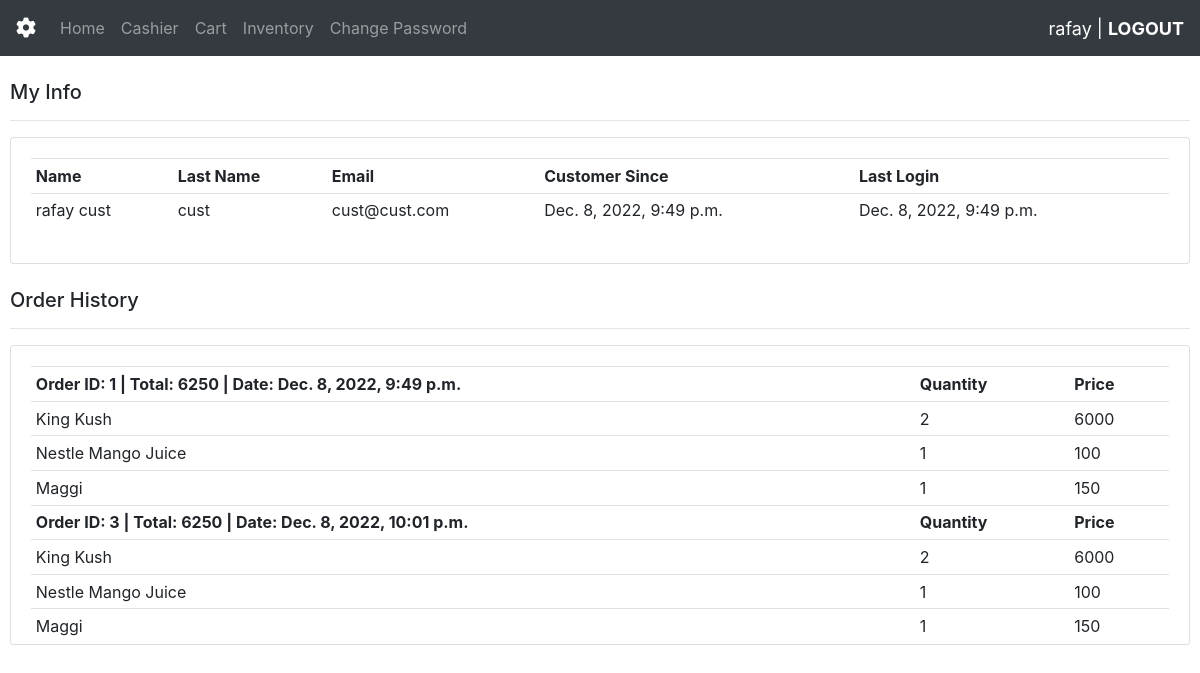
The app's page /customer/3 (signed in) with its own data.
### inventory/models.py (models this page shows, shortened)
class Order(models.Model):
    choices = (
        ('Card', 'Card'),
        ('Cash', 'Cash'),
    )
    customer = models.ForeignKey(Customer, null=True, on_delete=models.SET_NULL)
    date_created = models.DateTimeField(auto_now_add=True, null=True)
    payment_method = models.CharField(max_length=100, choices=choices, null=True, default='Cash')
    complete = models.BooleanField(default=False)
    refund_status = models.BooleanField(default=False)
    @property
    def get_cart_total(self):
        orderitems = self.orderitem_set.all()
        total = sum([item.get_total for item in orderitems])
        return total

class orderItem(models.Model):
    stock = models.ForeignKey(stock, null=True, on_delete=models.SET_NULL)
    orderid = models.ForeignKey(Order, null=True, on_delete=models.SET_NULL)
    quantity = models.IntegerField(null=True, default=0)
    @property
    def get_total(self):
        total = self.stock.price * self.quantity
        return total

class stock(models.Model):
    sku = models.CharField(max_length=100, primary_key=True)
    name = models.CharField(max_length=100, null=True)
    price = models.IntegerField(null=True)
    quantity = models.IntegerField(default=0, null=True)

### inventory/views.py (the view)
# urls.py: path('customer/<str:pk>', views.customer, name='customer'),
def customer(request, pk):
    customer = Customer.objects.get(user_id=pk)
    cursor = connection.cursor()
    query = 'SELECT * FROM auth_user WHERE id = ' + pk
    cursor.execute(query)
    data = dictfetchall(cursor)
    try:
        order = Order.objects.filter(customer=customer.id)
        for ouda in order:
            items = ouda.orderitem_set.all()
        items = []
    except:
        items = []
    cotext = {'data': data, 'items': items, 'order': order}
    return render(request, 'inventory/customer.html', cotext)

### inventory/views.py (called while the page is built)
def dictfetchall(cursor):
    desc = cursor.description
    return [
        dict(zip([col[0] for col in desc], row))
        for row in cursor.fetchall()
    ]

### inventory/templates/inventory/customer.html
{% extends 'inventory/main.html' %}
{% load static %}
{% block content %}
<br>
<div style="padding-left: 10px; padding-right: 10px;">
	<div class="row">
		<div class="col-md-12">
			<h5>My Info</h5>
			<hr>
			<div class="card card-body" style="max-height: 300px; overflow-y: scroll;">
                <table class="table table-sm">
                    <tr>
                        <th>Name</th>
                        <th>Last Name</th>
                        <th>Email</th>
                        <th>Customer Since</th>
                        <th>Last Login</th>
                    </tr>
                    {% for chosen in data %}
                    <tr>
                        <td>{{chosen.first_name}} {{chosen.last_name}}</td>
                        <td>{{chosen.last_name}}</td>
                        <td>{{chosen.email}}</td>
                        <td>{{chosen.date_joined}}</td>
                        <td>{{chosen.last_login}}</td>
                    </tr>
                    {% endfor %}
                </table>
			</div>
		</div>
    </div>
</div>
<br>
<div style="padding-left: 10px; padding-right: 10px;">
	<div class="row">
		<div class="col-md-12">
			<h5>Order History</h5>
			<hr>
			<div class="card card-body" style="max-height: 300px; overflow-y: scroll;">
                <table class="table table-sm">
                    {% for ouda in order %}
                        <tr>
                            <td><b>Order ID: {{ouda.id}} | Total: {{ouda.get_cart_total}} | Date: {{ouda.date_created}}</b></td>
                            <td><b>Quantity</b></td>
                            <td><b>Price</b></td>
                        </tr>
                        {% for item in ouda.orderitem_set.all %}
                        <tr>
                            <td>{{item.stock.name}}</td>
                            <td>{{item.quantity}}</td>
                            <td>{{item.get_total}}</td>
                        </tr>
                        {% endfor %}
                    {% endfor %}
                </table>
			</div>
		</div>
    </div>
</div>
{% endblock %}

### inventory/templates/inventory/navbar.html (shortened to what this page needs)
{% load static %}
<nav class="navbar navbar-expand-lg navbar-dark bg-dark">
    <a class="navbar-brand" href="#"><i class="fa-solid fa-cog fa-spin"></i></a>
    <div class="collapse navbar-collapse" id="navbarNavAltMarkup">
      <div class="navbar-nav">
        <a class="nav-item nav-link" href="{% url 'home' %}">Home</a>
        <a class="nav-item nav-link" href="{% url 'cashier' %}">Cashier</a>
        <a class="nav-item nav-link" href="{% url 'cart' %}">Cart</a>
        <a class="nav-item nav-link" href="{% url 'stock' %}">Inventory</a>
        <a class="nav-item nav-link" href="{% url 'change_password' %}">Change Password</a>
      </div>
    </div>
    <div class=".hello-msg">
      {% if request.user.is_authenticated %}
          <span class="hello-msg">{{request.user}} | <a href="{% url 'logout' %}" style="color: #fff; font-weight: bold;">LOGOUT</a></span>
      {% endif %}
    </div>
</nav>

### inventory/templates/inventory/navbar.html (style rules this page uses)
.hello-msg { font-size: 18px; color: #fff; margin-left: auto; }

### records on screen
Order: id "1", get_cart_total "6250", date_created "Dec. 8, 2022, 9:49 p.m."
orderItem: stock.name "King Kush", quantity "2", get_total "6000"
orderItem: stock.name "Nestle Mango Juice", quantity "1", get_total "100"
orderItem: stock.name "Maggi", quantity "1", get_total "150"
Order: id "3", get_cart_total "6250", date_created "Dec. 8, 2022, 10:01 p.m."
orderItem: stock.name "King Kush", quantity "2", get_total "6000"
orderItem: stock.name "Nestle Mango Juice", quantity "1", get_total "100"
orderItem: stock.name "Maggi", quantity "1", get_total "150"

### other values on screen
{{ request.user }} "rafay"
{{ chosen.first_name }} "rafay"
{{ chosen.last_name }} "cust"
{{ chosen.email }} "cust@cust.com"
{{ chosen.date_joined }} "Dec. 8, 2022, 9:49 p.m."
{{ chosen.last_login }} "Dec. 8, 2022, 9:49 p.m."
